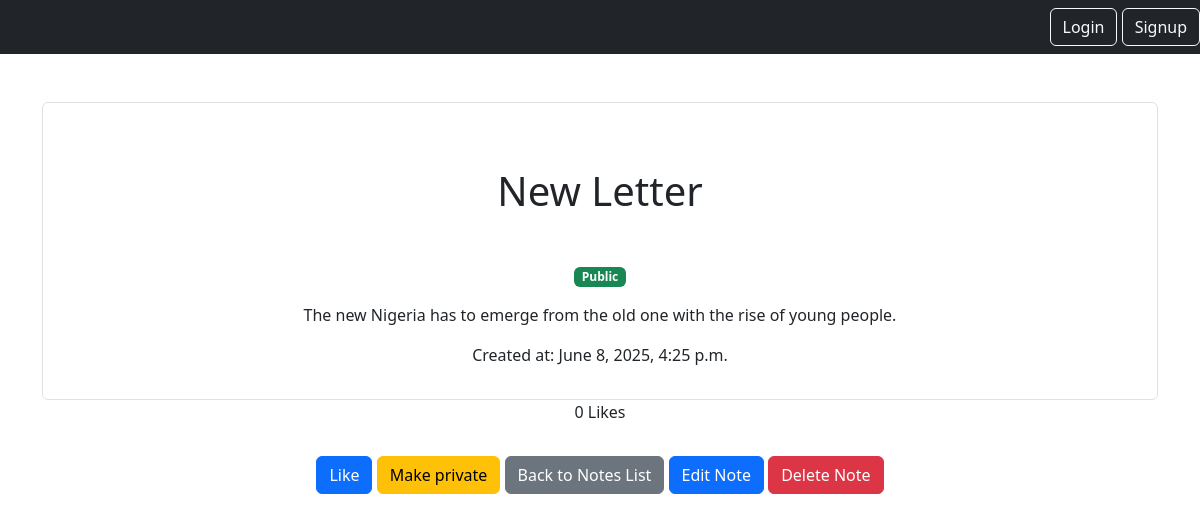
The page /smart/notes/2/share on the database as committed earlier.
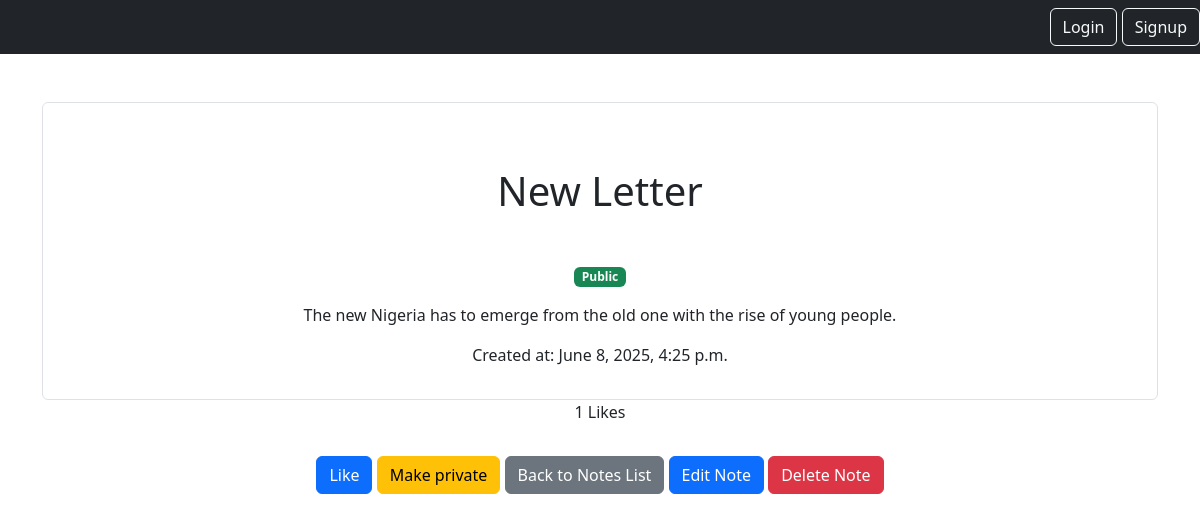
The same page on the database as committed later.
### notes/models.py (models this page shows)
class Note(models.Model):
    title = models.CharField(max_length=200, verbose_name='Title of the Note')
    content = models.TextField(verbose_name='Content of the Note')
    created_at = models.DateTimeField(auto_now_add=True, verbose_name='Creation Date')
    number_of_likes = models.PositiveSmallIntegerField(default=0, verbose_name='Number of Likes')
    user = models.ForeignKey(User, on_delete=models.CASCADE, related_name='notes', verbose_name='Author')
    is_public = models.BooleanField(default=True, verbose_name='Is Public')

### notes/views.py (the view)
# urls.py: path('notes/<int:pk>/share', views.NotesPublicDetailView.as_view(), name='note_share'),
class NotesPublicDetailView(DetailView):
    model = Note
    context_object_name = "note"
    queryset = Note.objects.filter(is_public=True)  # Only show public notes

### notes/templates/notes/note_detail.html (shortened to what this page needs)
{% extends "base.html" %}
{% block content %}
    <div class="border rounded p-3">
        <h1 class="my-5">{{note.title}}</h1>
        <p class="text-muted">
            {% if note.is_public %}
                <span class="badge bg-success">Public</span>
            {% else %}
                <span class="badge bg-secondary">Private</span>
            {% endif %}
        </p>
        <p>{{note.content}}</p>
        <p>Created at: {{note.created_at}}</p>
    </div>
    <p>{{ note.number_of_likes }} Likes</p>
    <form method="POST", action="{% url 'note_like' pk=note.id %}" class="d-inline">
        <button type="submit" class="btn btn-primary my-3" id="like-btn">Like</button>
    </form>
    <form method="POST" action="{% url 'toggle_public' pk=note.id %}" class="d-inline">
        <button type="submit" class="btn btn-warning my-3">
            {% if note.is_public %} Make private {% else %} Make public {% endif %}
        </button>
    </form>
    <a href="{% url 'notes_list' %}" class="btn btn-secondary my-3">Back to Notes List</a>
    <a href="{% url 'note_update' pk=note.id %}" class="btn btn-primary my-3">Edit Note</a>
    <a href="{% url 'note_delete' pk=note.id %}" class="btn btn-danger my-3">Delete Note</a>
{% endblock %}

Rows that differ between the two databases and show on the page:
changed Note "New Letter": number_of_likes "0" → "1"
